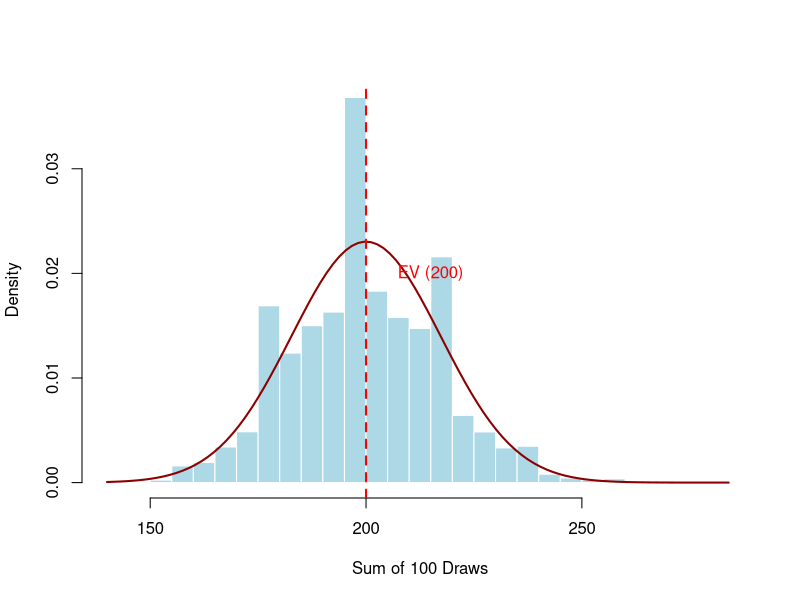

Reproduce this figure in R.
## ---- chunk 1
#| echo: false
#| results: hide
#| include: false

draw_and_save_box_1115 <- function(filename = "figs/ch11/EV_1.png") {
  
  # Ensure output directory exists
  dir.create(dirname(filename), recursive = TRUE, showWarnings = FALSE)
  
  # Open PNG device
  png(filename, width = 1000, height = 200, res = 150)
  
  # Remove margins
  par(mar = c(0, 0, 0, 0))
  
  # Labels inside boxes
  labels <- c("1", "1", "1", "5")
  
  # Empty plot region
  plot(NA, NA,
       type = "n",
       xlim = c(0, 5),
       ylim = c(0.15, 1.15),
       axes = FALSE,
       xlab = "",
       ylab = "",
       xaxs = "i",
       yaxs = "i",
       asp = 1)
  
  # Draw tray
  segments(x0 = c(0.1, 0.1, 4.9),
           y0 = c(1.1, 0.2, 0.2),
           x1 = c(0.1, 4.9, 4.9),
           y1 = c(0.2, 0.2, 1.1),
           lwd = 3)
  
  # Draw four square tickets
  for (i in 1:4) {
    rect(i - 0.4, 0.25, i + 0.4, 1.05, lwd = 2)
    text(i, 0.65, labels = labels[i], cex = 2.5, family = "serif")
  }
  
  # Close device
  dev.off()
}

# Execution
# draw_and_save_box_1115("figs/ch11/EV_1.png")
## ---- chunk 2
#| echo: false
#| results: hide
#| include: false

draw_and_save_box_02346 <- function(filename = "figs/ch11/EV_2.png") {

  # Ensure directory exists
  # dir.create(dirname(filename), recursive = TRUE, showWarnings = FALSE)

  # Open PNG device
  png(filename, width = 1200, height = 220, res = 150)

  # Remove margins
  par(mar = c(0,0,0,0))

  # Ticket labels
  labels <- c("0", "2", "3", "4", "6")

  # Empty plotting canvas
  plot(0,0,
       type="n",
       xlim=c(0,6),
       ylim=c(0.15,1.15),
       axes=FALSE,
       xaxs="i",
       yaxs="i",
       asp=1)

  # Draw tray (U-shaped container)
  segments(
    x0=c(0.1,0.1,5.9),
    y0=c(1.1,0.2,0.2),
    x1=c(0.1,5.9,5.9),
    y1=c(0.2,0.2,1.1),
    lwd=3
  )

  # Draw tickets
  for(i in 1:5){

    rect(
      i - 0.35,
      0.32,
      i + 0.35,
      1.02,
      col = NA,
      border = "gray40",
      lwd = 1.5
    )

    text(
      i,
      0.67,
      labels = labels[i],
      family = "serif",
      cex = 2
    )
  }

  dev.off()
}

# Execute
# draw_and_save_box_02346()
## ---- chunk 3
#| label: fig-sampling-dist-sim
#| echo: false
#| message: false
#| warning: false
#| include: false

# 1. Define the Box [1, 1, 1, 5]
box <- c(1, 1, 1, 5)
n_draws <- 100
n_simulations <- 10000

# 2. Run simulation
set.seed(1234)
sample_sums <- replicate(n_simulations, sum(sample(box, n_draws, replace = TRUE)))

# 3. Calculate Parameters
box_avg <- 2.0
box_sd  <- 1.732
ev      <- n_draws * box_avg
se      <- sqrt(n_draws) * box_sd

# 4. Save the figure
if(!dir.exists("figs/ch11")) dir.create("figs/ch11", recursive = TRUE)
png("figs/ch11/sampling_dist.png", width = 800, height = 500, res = 120)

hist(sample_sums, breaks = 30, probability = TRUE, 
     main = "", xlab = "Sum of 100 Draws", col = "lightblue", border = "white")

x_vals <- seq(min(sample_sums), max(sample_sums), length = 100)
lines(x_vals, dnorm(x_vals, mean = ev, sd = se), col = "darkred", lwd = 2)
abline(v = ev, col = "red", lty = 2, lwd = 2)
text(ev + 15, 0.02, "EV (200)", col = "red")

dev.off()
